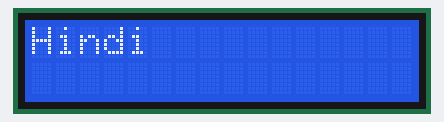
A sketch run on a simulated Arduino Uno, built with avr-gcc and run on an emulated ATmega328P. Parts: 16×2 character LCD.

Above: at 1.68 s.
At 3.5 s:
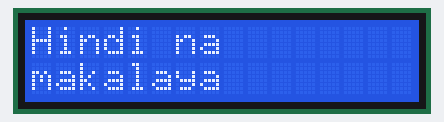
At 8.7 s:
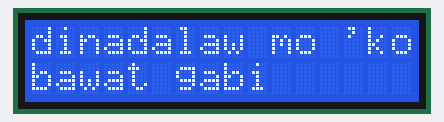
At 12.2 s:
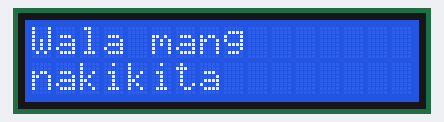
At 18.0 s:
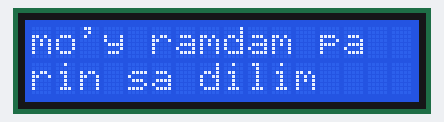
At 32.2 s:
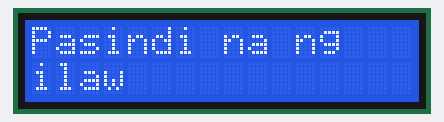

The sketch:

multo-lyrics.ino
```cpp
#include <Wire.h>
#include <LiquidCrystal_I2C.h>

LiquidCrystal_I2C lcd(0x27, 16, 2);

struct WordTiming {
  unsigned long timeMs;
  const char* word;
};

const WordTiming lyrics[] = {
  {     80, "Hindi" },
  {   520, "na" },
  {   2080, "makalaya" },
  {   4700, "dinadalaw" },
  {   6160, "mo" },
  {   6420, "'ko" },
  {   6700, "bawat" },
  {   7280, "gabi" },
  {   9300, "Wala" },
  {   9920, "mang" },
  {  10740, "nakikita" },
  {  13940, "haplos" },
  {  14540, "mo'y" },
  {  15120, "ramdam" },
  {  15820, "pa" },
  {  15920, "rin" },
  {  16200, "sa" },
  {  16540, "dilim" },
  {  18540, "Hindi" },
  {  19140, "na" },
  {  19980, "na-nanaginip" },
  {  23140, "Hindi" },
  {  23740, "na" },
  {  24600, "ma-makagising" },
  {  27760, "Pasindi" },
  {  29200, "na" },
  {  30080, "ng" },
  {  30740, "ilaw" },
  {  32380, "Minumulto" },
  {  33580, "na" },
  {  33840, "'ko" },
  {  34160, "ng" },
  {  34420, "damdamin" },
  {  35300, "ko" },
  {  36440, "ng" },
  {  36740, "damdamin" },
  {  37600, "ko" },
  {  37920, "Hindi" },
  {  38760, "mo" },
  {  39040, "ba" },
  {  39700, "ako" },
  {  40220, "lilisanin?" },
  {  42760, "Hindi" },
  {  43360, "pa" },
  {  43660, "ba" },
  {  44220, "sapat" },
  {  45100, "pagpapahirap" },
  {  46520, "sa 'kin?" },
  {  47100, "Hindi" },
  {  48000, "na" },
  {  48280, "ba" },
  {  48840, "ma-mamamayapa?" },
  {  51220, "Hindi" },
  {  52600, "na" },
  {  52900, "ba" },
  {  53460, "ma-mamamayapa?" },
  {  55480, "Hindi" },
  {  56060, "na" },
  {  56880, "makalaya..." }
};

const int totalWords = sizeof(lyrics) / sizeof(lyrics[0]);
int currentWordIndex = 0;
unsigned long startPlaybackTime = 0;

uint8_t currentCol = 0;
uint8_t currentRow = 0;

void printFittedWord(const char* word) {
  int len = strlen(word);
  bool isCapital = (word[0] >= 'A' && word[0] <= 'Z');

  if (isCapital && (currentCol > 0 || currentRow > 0)) {
    lcd.clear();
    currentRow = 0;
    currentCol = 0;
  } else if (currentCol > 0 && (currentCol + 1 + len > 16)) {
    if (currentRow == 0) {
      currentRow = 1;
      currentCol = 0;
    } else {
      lcd.clear();
      currentRow = 0;
      currentCol = 0;
    }
  }

  if (currentCol > 0) {
    lcd.setCursor(currentCol, currentRow);
    lcd.print(" ");
    currentCol++;
  }

  lcd.setCursor(currentCol, currentRow);
  lcd.print(word);
  currentCol += len;
}

void setup() {
  lcd.init();
  lcd.backlight();
  lcd.clear();
  lcd.setCursor(0, 0);
  lcd.print("@rence.szkyrob");
  delay(1300);
  lcd.clear();
  startPlaybackTime = millis();
}

void loop() {
  unsigned long elapsed = millis() - startPlaybackTime;
  if (currentWordIndex < totalWords) {
    if (elapsed >= lyrics[currentWordIndex].timeMs) {
      printFittedWord(lyrics[currentWordIndex].word);
      currentWordIndex++;
    }
  }
}
```

Measured:
- what the display in image 0 shows lasts 0.4 s, from 1.5 s to 1.9 s
- what the display in image 1 shows lasts 2.6 s, from 3.5 s to 6.1 s
- what the display in image 2 shows lasts 2.0 s, from 8.7 s to 10.7 s
- what the display in image 3 shows lasts 3.2 s, from 12.1 s to 15.3 s
- what the display in image 5 shows lasts 1.7 s, from 32.1 s to 33.8 s
